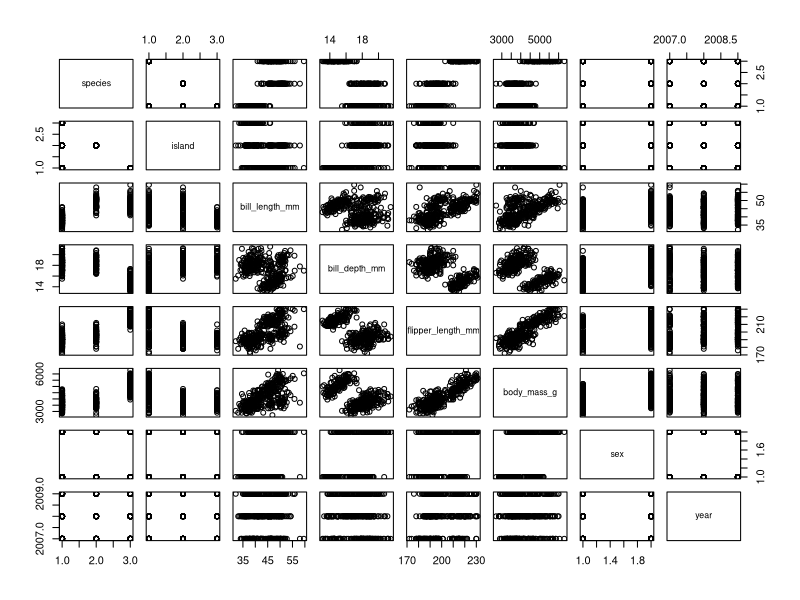
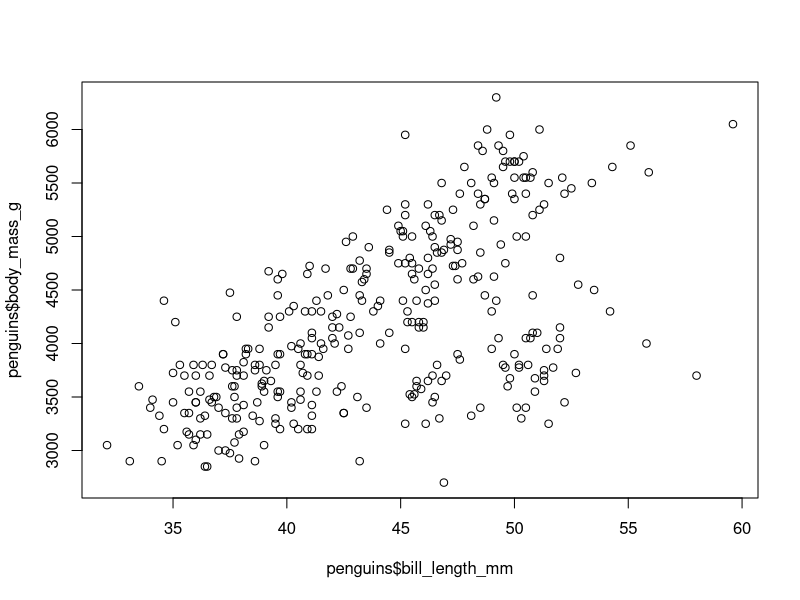
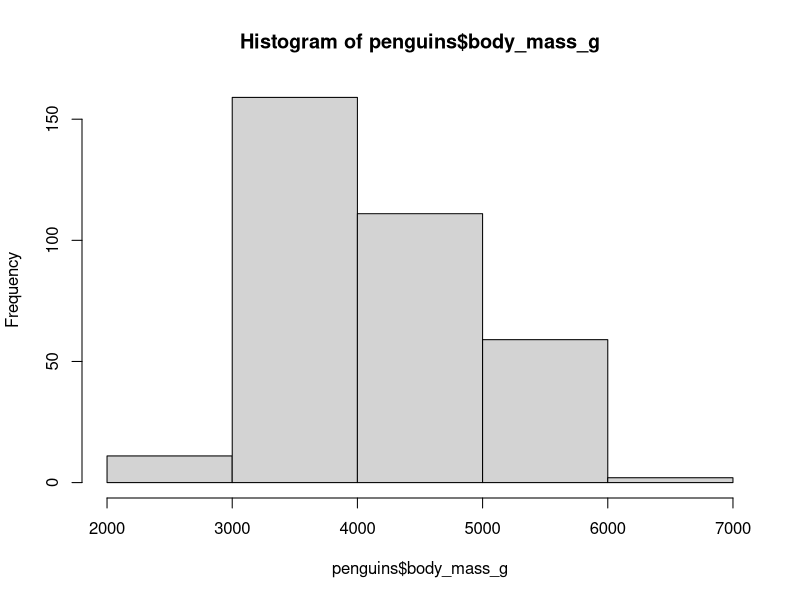
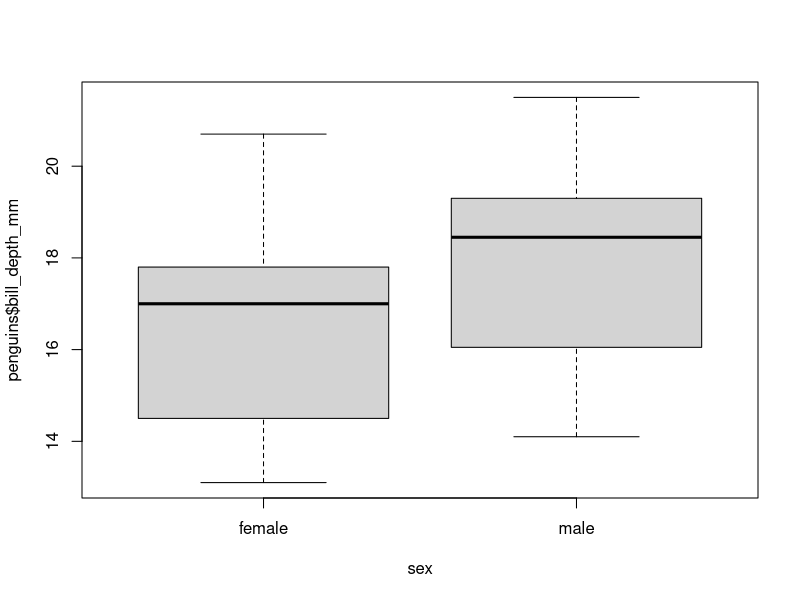
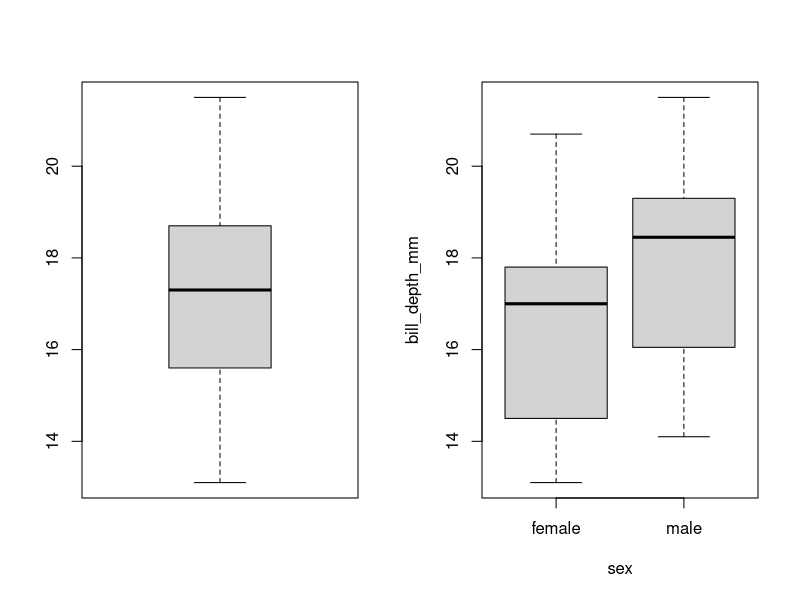
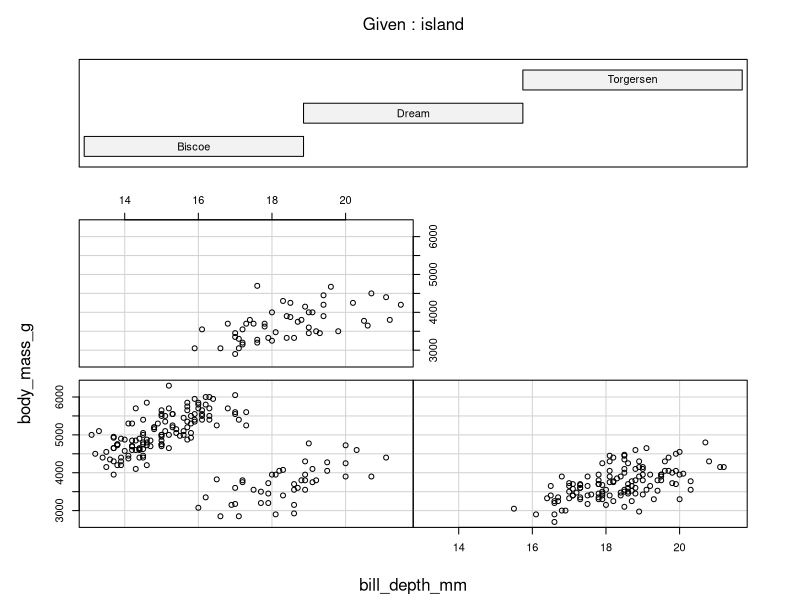
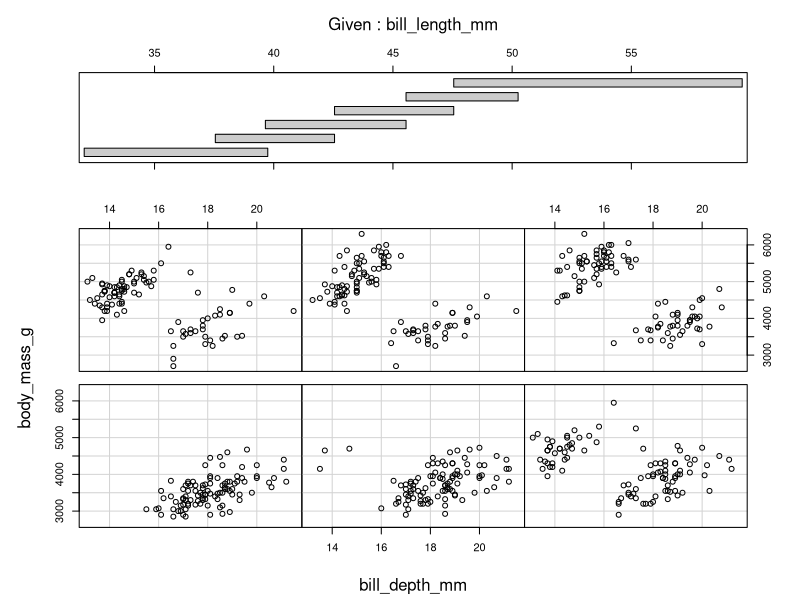
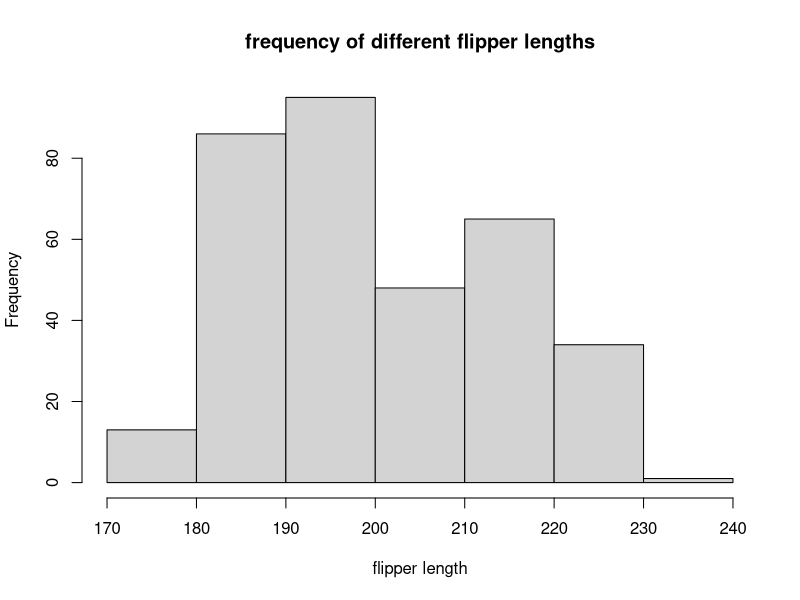

Reproduce these figures in R, in order.
install.packages("palmerpenguins")
install.packages("here")
require(palmerpenguins)
require(here)

penguins = data.frame(penguins)
mean(penguins$body_mass_g,na.rm=TRUE)
head(penguins)
summary(penguins)
pairs(penguins)
plot(x=penguins$bill_length_mm,y=penguins$body_mass_g)
hist(x=penguins$body_mass_g,breaks=5)
boxplot(penguins$bill_depth_mm~sex,data=penguins)

par(mfrow = c(1, 2))
boxplot(penguins$bill_depth_mm)
boxplot(bill_depth_mm ~ sex, data = penguins)

coplot(body_mass_g ~ bill_depth_mm | island, data = penguins)
coplot(body_mass_g ~ bill_depth_mm | bill_length_mm, data = penguins)

png(file=here("basic_histogram.png"),width=800,height=600)
hist(penguins$flipper_length_mm,breaks=8,xlab= "flipper length", main="frequency of different flipper lengths")
dev.off()